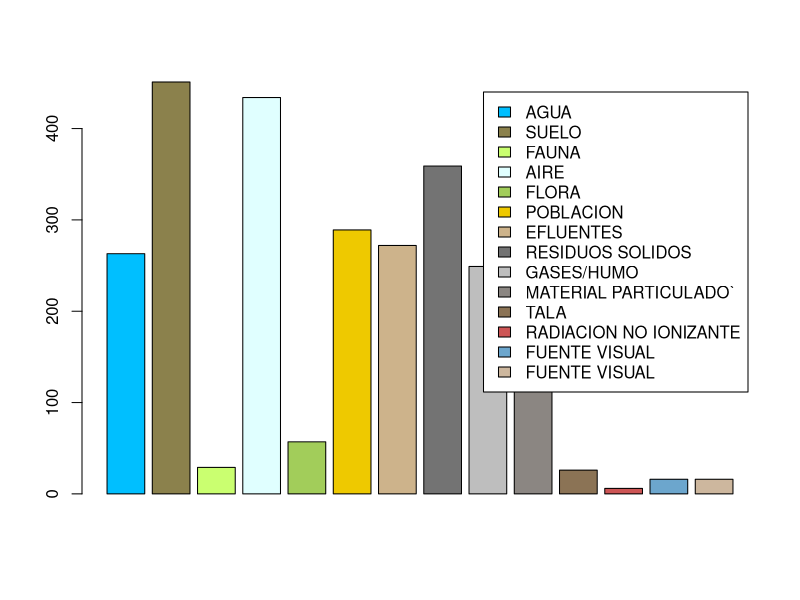
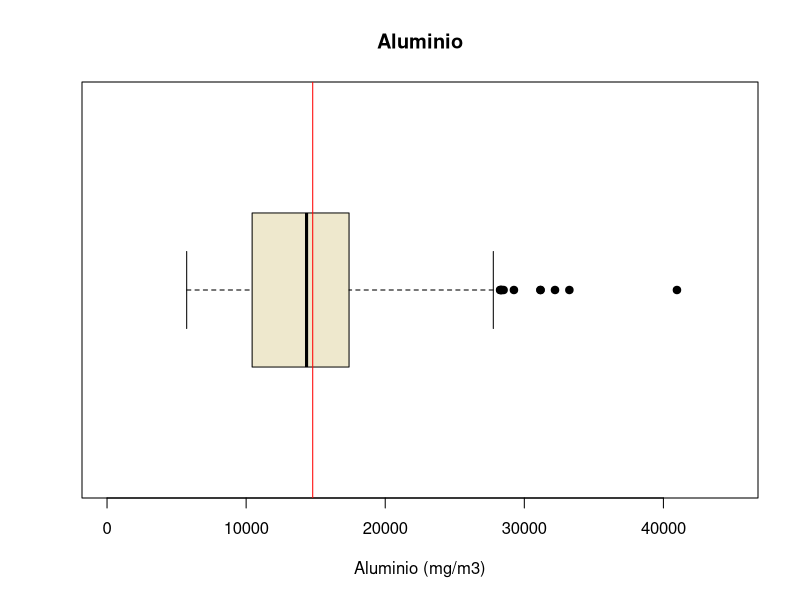
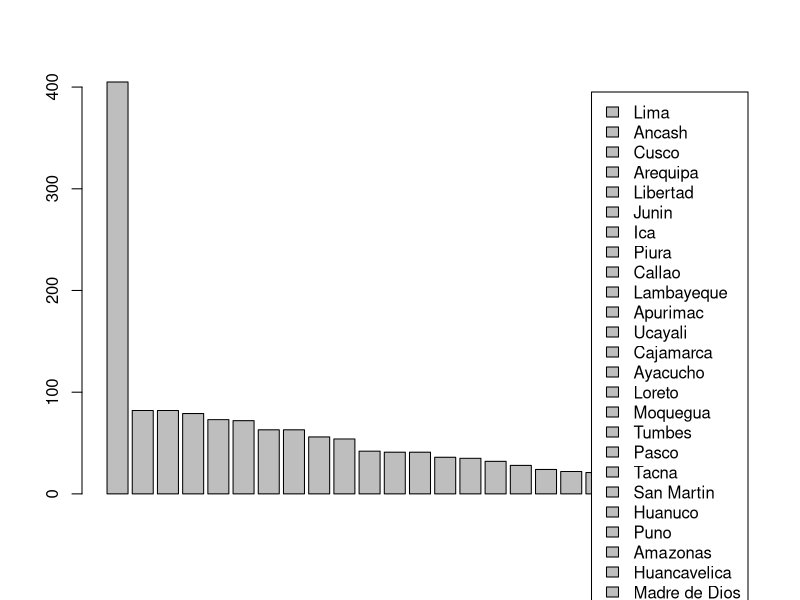
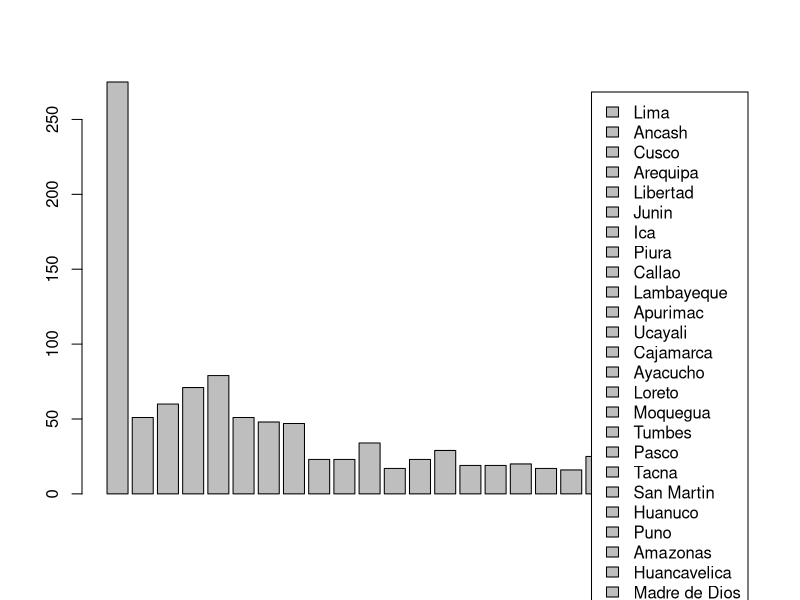
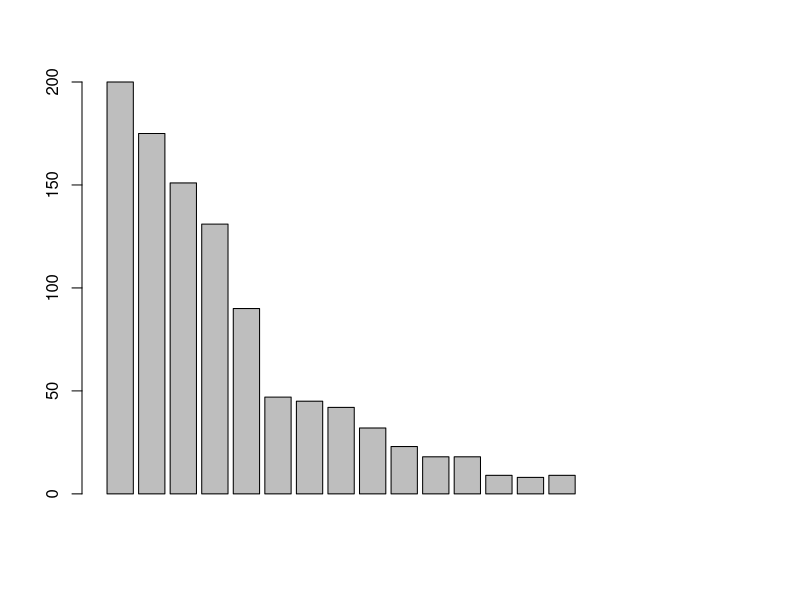
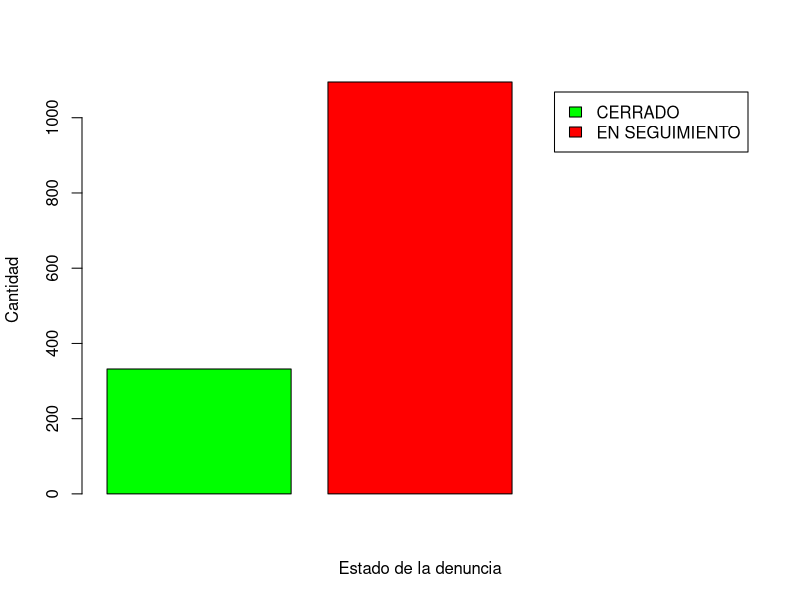
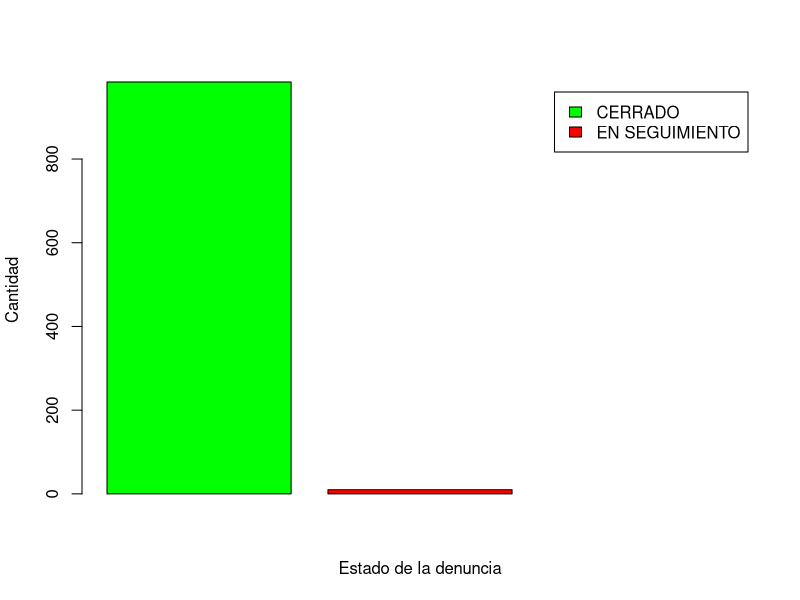

Generate these figures, in order, with R:
## ---- chunk 1
rm(list=ls()) 
## ---- chunk 2
library(readr)
library(dplyr)

## ---- chunk 3
DD1920 <- read_csv("Denuncias1920.csv")
DD18 <- read_csv("Denuncias-18.csv")
CAS <- read_csv("CAS.csv")
## ---- chunk 4

Obs <- c("Observaciones","Observaciones incompletas","Datos faltantes", "Variables Totales")
N <- c(nrow(DD18),sum(!complete.cases(DD18)),sum(is.na(DD18)), ncol(DD18) )
OB1 <- data.frame(Obs,N)
OB1
## ---- chunk 5

Obs3 <- c("Observaciones","Observaciones incompletas","Datos faltantes", "Variables Totales")
N3 <- c(nrow(DD1920),sum(!complete.cases(DD1920)),sum(is.na(DD1920)), ncol(DD1920) )
OB3 <- data.frame(Obs3,N3)
OB3
## ---- chunk 6

Obs2 <- c("Observaciones","Observaciones incompletas","Datos faltantes", "Variables Totales")
N2 <- c(nrow(CAS),sum(!complete.cases(CAS)),sum(is.na(CAS)), ncol(CAS))
OB2 <- data.frame(Obs2,N2)
OB2
## ---- chunk 7
Variables <- c("Departamento", "Provincia" ,"Distrito", "Actividad económica","Tipo de contaminacion","ESTE","NORTE","Aluminio",	"Antimonio",	"Arsénico",	"Bario",	"Berilio",	"Bismuto",	"Boro",	"Cadmio")
`Tipo_de_Variable` <- c("Nominal","Nominal","Nominal","Nominal","Nominal","Discretas","Discretas","Discretas","Discretas","Discretas","Discretas","Discretas","Discretas","Discretas","Discretas")


ED <- data.frame(Variables,`Tipo_de_Variable`)
ED
## ---- chunk 8
tipo <- c("AGUA","SUELO","FAUNA","AIRE","FLORA","POBLACION","EFLUENTES","RESIDUOS SOLIDOS","GASES/HUMO","MATERIAL PARTICULADO`","TALA","RADIACION NO IONIZANTE","FUENTE VISUAL","FUENTE VISUAL")

cantidad <- c(sum(DD1920$AGUA),
sum(DD1920$SUELO),sum(DD1920$FAUNA),sum(DD1920$AIRE),
sum(DD1920$FLORA),sum(DD1920$POBLACION),sum(DD1920$EFLUENTES),sum(DD1920$`RESIDUOS SOLIDOS`),sum(DD1920$`GASES/HUMO`),sum(DD1920$`MATERIAL PARTICULADO`),sum(DD1920$TALA),sum(DD1920$`RADIACION NO IONIZANTE`),sum(DD1920$`FUENTE VISUAL`),sum(DD1920$`FUENTE VISUAL`))

colores <- c("deepskyblue1","lightgoldenrod4","darkolivegreen1", "lightcyan","darkolivegreen3","gold2","navajowhite3","gray45","gray","seashell4","burlywood4", "indianred3", "skyblue3", "bisque3")

DDA<-data.frame(tipo, cantidad)
barplot(DDA[1:14,2],legend=c("AGUA","SUELO","FAUNA","AIRE","FLORA","POBLACION","EFLUENTES","RESIDUOS SOLIDOS","GASES/HUMO","MATERIAL PARTICULADO`","TALA","RADIACION NO IONIZANTE","FUENTE VISUAL","FUENTE VISUAL"), col =colores)
## ---- chunk 9
boxplot(CAS$Aluminio, horizontal = TRUE, main = "Aluminio", col="cornsilk2", xlab= "Aluminio (mg/m3)",pch= 19, ylim=c(0,45000) )
abline(v = mean(CAS$Aluminio, na.rm = TRUE, ), col = "red")
mean(CAS$Aluminio, na.rm=TRUE, col="red")
median(CAS$Aluminio, na.rm=TRUE)
## ---- chunk 10
#DEnuncias 2018

DEP18 <- c("Lima","Ancash","Cusco", "Arequipa","Libertad", "Junin","Ica","Piura","Callao","Lambayeque","Apurimac","Ucayali","Cajamarca","Ayacucho","Loreto" ,"Moquegua","Tumbes","Pasco","Tacna","San Martin","Huanuco","Puno","Amazonas","Huancavelica","Madre de Dios")

CAN18 <- c(sum(DD18$DEPARTAMENTO == "LIMA"),sum(DD18$DEPARTAMENTO == "ANCASH"),sum(DD18$DEPARTAMENTO == "CUSCO"),sum(DD18$DEPARTAMENTO == "AREQUIPA"),sum(DD18$DEPARTAMENTO == "LA LIBERTAD"),sum(DD18$DEPARTAMENTO == "JUNIN"),sum(DD18$DEPARTAMENTO == "ICA"),sum(DD18$DEPARTAMENTO == "PIURA"),sum(DD18$DEPARTAMENTO == "CALLAO"),sum(DD18$DEPARTAMENTO == "LAMBAYEQUE"),sum(DD18$DEPARTAMENTO == "APURIMAC"),sum(DD18$DEPARTAMENTO == "UCAYALI"),sum(DD18$DEPARTAMENTO == "CAJAMARCA"),sum(DD18$DEPARTAMENTO == "AYACUCHO"),sum(DD18$DEPARTAMENTO == "LORETO"),sum(DD18$DEPARTAMENTO == "MOQUEGUA"),sum(DD18$DEPARTAMENTO == "TUMBES"),sum(DD18$DEPARTAMENTO == "PASCO"),sum(DD18$DEPARTAMENTO == "TACNA"),sum(DD18$DEPARTAMENTO == "SAN MARTIN"),sum(DD18$DEPARTAMENTO == "HUANUCO"),sum(DD18$DEPARTAMENTO == "PUNO"),sum(DD18$DEPARTAMENTO == "AMAZONAS"),sum(DD18$DEPARTAMENTO == "HUANCAVELICA"),sum(DD18$DEPARTAMENTO == "MADRE DE DIOS"))

Tabla18 <- data.frame(DEP18,CAN18)
Tabla18


## ---- chunk 11
barplot(Tabla18[1:25,2],legend=c("Lima","Ancash","Cusco", "Arequipa","Libertad", "Junin","Ica","Piura","Callao","Lambayeque","Apurimac","Ucayali","Cajamarca","Ayacucho","Loreto" ,"Moquegua","Tumbes","Pasco","Tacna","San Martin","Huanuco","Puno","Amazonas","Huancavelica","Madre de Dios"))
## ---- chunk 12
#denuncias 2019-2020

DEP1920 <- c("Lima","Ancash","Cusco", "Arequipa","Libertad", "Junin","Ica","Piura","Callao","Lambayeque","Apurimac","Ucayali","Cajamarca","Ayacucho","Loreto" ,"Moquegua","Tumbes","Pasco","Tacna","San Martin","Huanuco","Puno","Amazonas","Huancavelica","Madre de Dios")

CAN1920 <- c(sum(DD1920$DEPARTAMENTO == "LIMA"),sum(DD1920$DEPARTAMENTO == "ANCASH"),sum(DD1920$DEPARTAMENTO == "CUSCO"),sum(DD1920$DEPARTAMENTO == "AREQUIPA"),sum(DD1920$DEPARTAMENTO == "LA LIBERTAD"),sum(DD1920$DEPARTAMENTO == "JUNIN"),sum(DD1920$DEPARTAMENTO == "ICA"),sum(DD1920$DEPARTAMENTO == "PIURA"),sum(DD1920$DEPARTAMENTO == "CALLAO"),sum(DD1920$DEPARTAMENTO == "LAMBAYEQUE"),sum(DD1920$DEPARTAMENTO == "APURIMAC"),sum(DD1920$DEPARTAMENTO == "UCAYALI"),sum(DD1920$DEPARTAMENTO == "CAJAMARCA"),sum(DD1920$DEPARTAMENTO == "AYACUCHO"),sum(DD1920$DEPARTAMENTO == "LORETO"),sum(DD1920$DEPARTAMENTO == "MOQUEGUA"),sum(DD1920$DEPARTAMENTO == "TUMBES"),sum(DD1920$DEPARTAMENTO == "PASCO"),sum(DD1920$DEPARTAMENTO == "TACNA"),sum(DD1920$DEPARTAMENTO == "SAN MARTIN"),sum(DD1920$DEPARTAMENTO == "HUANUCO"),sum(DD1920$DEPARTAMENTO == "PUNO"),sum(DD1920$DEPARTAMENTO == "AMAZONAS"),sum(DD1920$DEPARTAMENTO == "HUANCAVELICA"),sum(DD1920$DEPARTAMENTO == "MADRE DE DIOS"))

Tabla1920 <- data.frame(DEP1920,CAN1920)
Tabla1920

## ---- chunk 13
barplot(Tabla1920[1:25,2],legend=c("Lima","Ancash","Cusco", "Arequipa","Libertad", "Junin","Ica","Piura","Callao","Lambayeque","Apurimac","Ucayali","Cajamarca","Ayacucho","Loreto" ,"Moquegua","Tumbes","Pasco","Tacna","San Martin","Huanuco","Puno","Amazonas","Huancavelica","Madre de Dios"))
## ---- chunk 14
#DEnuncias 2019-2020
ACTECO1920 <- c("INFRAESTRUCTURA","INDUSTRIA", "MINERIA","COMERCIO","SANEAMIENTO","AGRICULTURA","HIDROCARBUROS","TRANSPORTE","GANADERIA","PESQUERIA","FORESTAL","CONSTRUCCION","ELECTRICIDAD","TELECOMUNICACIONES","TURISMO" )
CAN1920 <- c(sum(DD1920$`ACTIVIDAD ECONOMICA` == "INFRAESTRUCTURA"),sum(DD1920$`ACTIVIDAD ECONOMICA` == "INDUSTRIA"),sum(DD1920$`ACTIVIDAD ECONOMICA` == "MINERIA"),sum(DD1920$`ACTIVIDAD ECONOMICA`== "COMERCIO"),sum(DD1920$`ACTIVIDAD ECONOMICA` == "SANEAMIENTO"),sum(DD1920$`ACTIVIDAD ECONOMICA` == "AGRICULTURA"),sum(DD1920$`ACTIVIDAD ECONOMICA`== "HIDROCARBUROS"),sum(DD1920$`ACTIVIDAD ECONOMICA` == "TRANSPORTE"),sum(DD1920$`ACTIVIDAD ECONOMICA` == "GANADERIA"),sum(DD1920$`ACTIVIDAD ECONOMICA` == "PESQUERIA"),sum(DD1920$`ACTIVIDAD ECONOMICA`== "FORESTAL"),sum(DD1920$`ACTIVIDAD ECONOMICA` == "CONSTRUCCION"),sum(DD1920$`ACTIVIDAD ECONOMICA` == "ELECTRICIDAD"),sum(DD1920$`ACTIVIDAD ECONOMICA` == "TELECOMUNICACIONES"),sum(DD1920$`ACTIVIDAD ECONOMICA` == "TURISMO"))
Tabla1920 <- data.frame(ACTECO1920,CAN1920)
barplot(Tabla1920[1:20,2])
## ---- chunk 15
estado <- c("Cerrado", "En Seguimiento")
cantidad_d <- c(sum(DD18$ESTADO == "CERRADA"),sum(DD18$ESTADO == "EN SEGUIMIENTO"))
color <- c("green", "red")
DDS<-data.frame(estado, cantidad_d)
DDS
barplot(DDS[1:3,2], legend = c("CERRADO", "EN SEGUIMIENTO"), col = color, xlab = "Estado de la denuncia", ylab = "Cantidad")
## ---- chunk 16
estado_19 <- c("Cerrado", "En Seguimiento")
cantidad_d_19 <- c(sum(DD1920$ESTADO == "CERRADA"),sum(DD1920$ESTADO == "EN SEGUIMIENTO"))
color <- c("green", "red")
DDS_19<-data.frame(estado_19, cantidad_d_19)
barplot(DDS_19[1:3,2], legend = c("CERRADO", "EN SEGUIMIENTO"), col = color, xlab = "Estado de la denuncia", ylab = "Cantidad")
